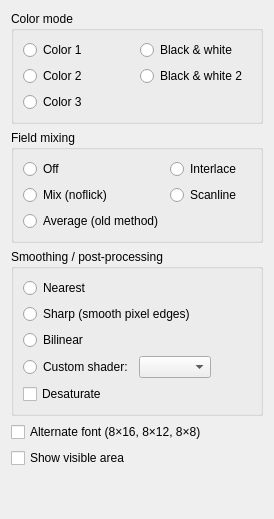
     <widget class="QWidget" name="screenTab">
      <attribute name="title">
       <string>Screen</string>
      </attribute>
      <layout class="QVBoxLayout" name="verticalLayout_9">
       <item>
        <widget class="QGroupBox" name="colorGroupBox">
         <property name="title">
          <string>Color mode</string>
         </property>
         <layout class="QGridLayout" name="gridLayout_2">
          <item row="2" column="0">
           <widget class="QRadioButton" name="color2RadioButton">
            <property name="text">
             <string notr="true">Color 2</string>
            </property>
           </widget>
          </item>
          <item row="3" column="0">
           <widget class="QRadioButton" name="color3RadioButton">
            <property name="text">
             <string notr="true">Color 3</string>
            </property>
           </widget>
          </item>
          <item row="1" column="1">
           <widget class="QRadioButton" name="bwRadioButton">
            <property name="text">
             <string notr="true">Black &amp;&amp; white</string>
            </property>
           </widget>
          </item>
          <item row="2" column="1">
           <widget class="QRadioButton" name="bw2RadioButton">
            <property name="text">
             <string notr="true">Black &amp;&amp; white 2</string>
            </property>
           </widget>
          </item>
          <item row="1" column="0">
           <widget class="QRadioButton" name="color1RadioButton">
            <property name="text">
             <string notr="true">Color 1</string>
            </property>
           </widget>
          </item>
         </layout>
        </widget>
       </item>
       <item>
        <widget class="QGroupBox" name="mixingGroupBox">
         <property name="title">
          <string>Field mixing</string>
         </property>
         <layout class="QGridLayout" name="gridLayout_3">
          <item row="0" column="0">
           <widget class="QRadioButton" name="mixingOffRadioButton">
            <property name="text">
             <string>Off</string>
            </property>
           </widget>
          </item>
          <item row="2" column="0">
           <widget class="QRadioButton" name="mixingAverageRadioButton">
            <property name="text">
             <string>Average (old method)</string>
            </property>
           </widget>
          </item>
          <item row="1" column="0">
           <widget class="QRadioButton" name="mixingMixRadioButton">
            <property name="text">
             <string>Mix (noflick)</string>
            </property>
           </widget>
          </item>
          <item row="0" column="1">
           <widget class="QRadioButton" name="mixingInterlaceRadioButton">
            <property name="text">
             <string>Interlace</string>
            </property>
           </widget>
          </item>
          <item row="1" column="1">
           <widget class="QRadioButton" name="mixingScanlineRadioButton">
            <property name="text">
             <string>Scanline</string>
            </property>
           </widget>
          </item>
         </layout>
        </widget>
       </item>
       <item>
        <widget class="QGroupBox" name="smoothingGroupBox">
         <property name="title">
          <string>Smoothing / post-processing</string>
         </property>
         <layout class="QVBoxLayout" name="verticalLayout_20">
          <item>
           <widget class="QRadioButton" name="smoothingNearestRadioButton">
            <property name="text">
             <string>Nearest</string>
            </property>
           </widget>
          </item>
          <item>
           <widget class="QRadioButton" name="smoothingSharpRadioButton">
            <property name="text">
             <string>Sharp (smooth pixel edges)</string>
            </property>
           </widget>
          </item>
          <item>
           <widget class="QRadioButton" name="smoothingBilinearRadioButton">
            <property name="text">
             <string>Bilinear</string>
            </property>
           </widget>
          </item>
          <item>
           <layout class="QHBoxLayout" name="horizontalLayout_15">
            <item>
             <widget class="QRadioButton" name="smoothingCustomRadioButton">
              <property name="text">
               <string>Custom shader:</string>
              </property>
             </widget>
            </item>
            <item>
             <widget class="QComboBox" name="shaderComboBox"/>
            </item>
            <item>
             <spacer name="horizontalSpacer_16">
              <property name="orientation">
               <enum>Qt::Horizontal</enum>
              </property>
              <property name="sizeHint" stdset="0">
               <size>
                <width>40</width>
                <height>20</height>
               </size>
              </property>
             </spacer>
            </item>
           </layout>
          </item>
          <item>
           <widget class="QCheckBox" name="desaturateCheckBox">
            <property name="text">
             <string>Desaturate</string>
            </property>
           </widget>
          </item>
         </layout>
        </widget>
       </item>
       <item>
        <widget class="QCheckBox" name="altFontCheckBox">
         <property name="text">
          <string>Alternate font (8×16, 8×12, 8×8)</string>
         </property>
        </widget>
       </item>
       <item>
        <widget class="QCheckBox" name="cropCheckBox">
         <property name="text">
          <string>Show visible area</string>
         </property>
        </widget>
       </item>
       <item>
        <spacer name="verticalSpacer_6">
         <property name="orientation">
          <enum>Qt::Vertical</enum>
         </property>
         <property name="sizeType">
          <enum>QSizePolicy::Expanding</enum>
         </property>
         <property name="sizeHint" stdset="0">
          <size>
           <width>20</width>
           <height>40</height>
          </size>
         </property>
        </spacer>
       </item>
      </layout>
     </widget>
